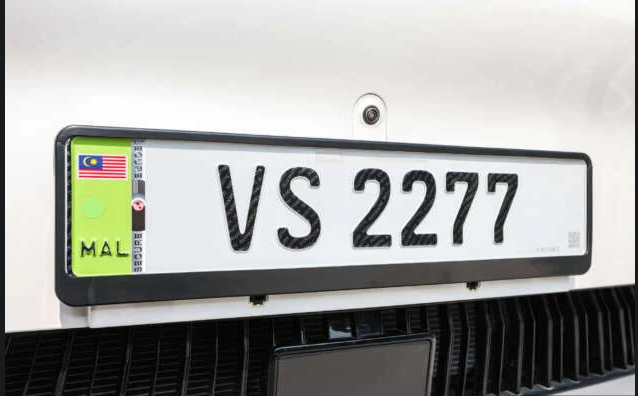
#> input picture data/sample/car.jpg, 638 x 396 px
$ python morphology.py
#> lines starting #> are read from the running program, lines starting #| are printed output that depends on the picture; after the words box and inside, x2 and y2 are one past the last pixel; in counts of white or black regions, pixels touching at a corner belong together
### src/preprocess.py
import cv2
import numpy as np

# loading the image
def preprocess_image(image_path):
    """
    Initial cleaning phase.
    We convert to Grayscale and use a Bilateral Filter.
    Saif chose Bilateral because it removes noise but keeps
    the edges of the letters sharp (unlike Gaussian blur which smudges them).
    """
#> called with image_path = '../data/sample/car.jpg'
    # removed color information and kept only intensity which is dark vs light
    # license plates are defined by contrast not colors
    # text is dark and plate is bright

    image = cv2.imread(image_path)
#> image is the input picture: shape (396, 638, 3); mean B, G, R 161.2, 164.8, 163.9
    if image is None:
        raise ValueError("Could not load image")

    gray = cv2.cvtColor(image, cv2.COLOR_BGR2GRAY)
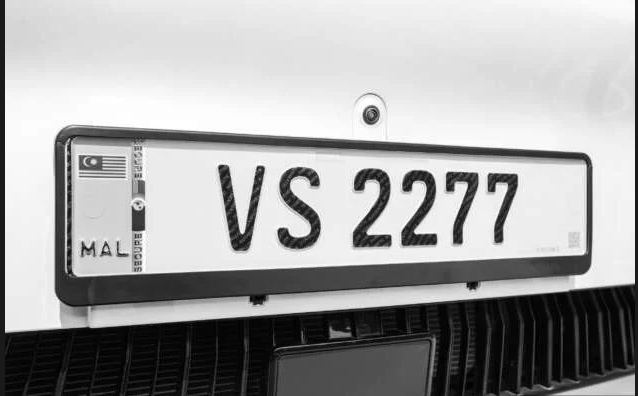
#> gray: shape (396, 638); min 0, max 255, mean 164.1
    denoised = cv2.medianBlur(gray, 5)

    return image, gray, denoised


# [23 lines that do not run on import are left out]

# [11 lines of commented-out code are left out]

### src/segmentation.py
import cv2
import numpy as np
from preprocess import preprocess_image


def segment_image(image_path):
    # Kaung bro we need to apply segmentation here adaptive thresholding
    # you can find it on YouTube as well as the lecture vids how to apply
    # bro i turned the image into pure black and white
    # white text and pixels are the one we care about which is the text and plate edges
    # turn the background to black - looks like a photocopy lol

    # because in the image lighting sometimes is uneven, a global threshold might fail.
    # Adaptive threshold adjusts locally so it works even in shadows.
    """
    Perform adaptive thresholding using Gaussian weights to handle lighting issues.
    """

    _, _, denoised = preprocess_image(image_path)

    # Saif used Gaussian Thresholding here because it's smoother than simple mean.
    # We used THRESH_BINARY_INV so the text becomes white (easier for contours).
    binary = cv2.adaptiveThreshold(
        denoised,
        255,
        cv2.ADAPTIVE_THRESH_GAUSSIAN_C,
        cv2.THRESH_BINARY_INV,
        31,
        5
    )
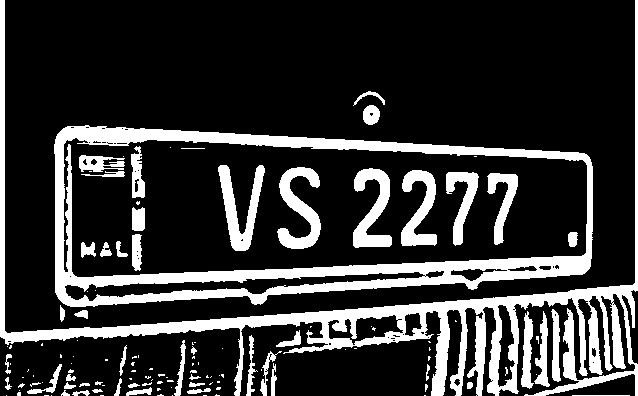
#> binary: shape (396, 638); 20.5% white; 129 white regions (76 under 20 px), largest, box (x1, y1, x2, y2) and area: (0, 0, 638, 396) 18549, (54, 125, 593, 307) 18015, (277, 167, 321, 249) 1686

    return denoised, binary


# [18 lines that do not run on import are left out]

# [10 lines of commented-out code are left out]

### src/morphology.py
import cv2
import numpy as np
from segmentation import segment_image

# Small decorative elements such as country labels were intentionally removed during morphological
# processing to avoid interfering with plate detection.
# State identification is performed later using rule-based logic after isolating the plate region.


def apply_morphology(image_path):
    """
    Saif set this up to clean up the binary image.
    We used Opening to kill the small white noise (salt)
    and Closing to fill the holes in the plate/letters.
    """

    _, binary = segment_image(image_path)

    # We used a 5x5 rectangle kernel - standard stuff from the lectures.
    kernel = cv2.getStructuringElement(cv2.MORPH_RECT, (5, 5))

    # Opening: remove small noise (erosion then dilation)
    opened = cv2.morphologyEx(binary, cv2.MORPH_OPEN, kernel)
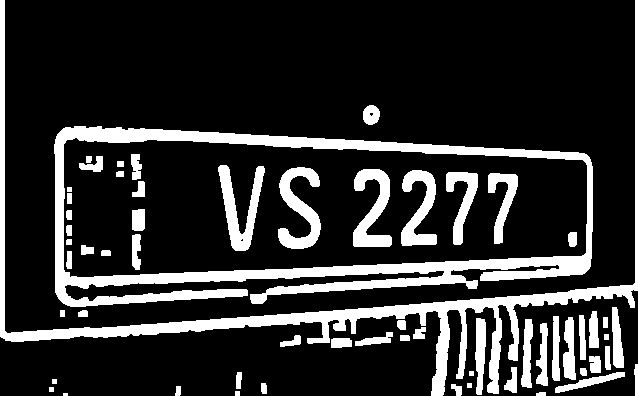
#> opened: shape (396, 638); 18.2% white; 61 white regions (1 under 20 px), largest, box (x1, y1, x2, y2) and area: (54, 126, 593, 307) 17044, (0, 0, 638, 396) 12179, (278, 167, 321, 249) 1682

    # Closing: fill gaps and connect regions (dilation then erosion)
    # This makes the plate look like one solid block for easier detection.
    closed = cv2.morphologyEx(opened, cv2.MORPH_CLOSE, kernel)
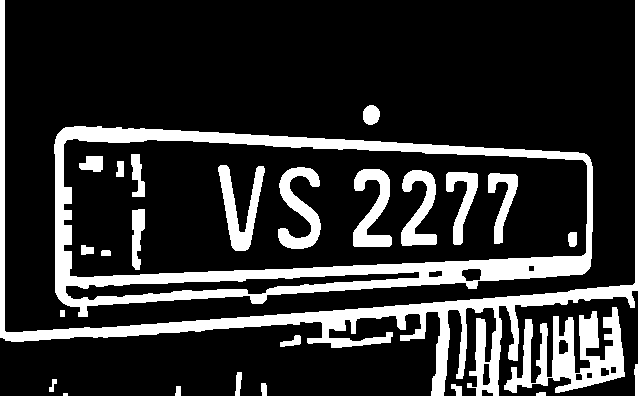
#> closed: shape (396, 638); 18.8% white; 27 white regions (1 under 20 px), largest, box (x1, y1, x2, y2) and area: (54, 126, 593, 317) 17997, (0, 0, 638, 396) 13919, (504, 307, 625, 393) 4839

    return binary, opened, closed

# shows matplot results this one
if __name__ == "__main__":
    import matplotlib.pyplot as plt

    binary, opened, closed = apply_morphology("../data/sample/car.jpg")

    plt.figure(figsize=(12,4))

    plt.subplot(1,3,1)
    plt.imshow(binary, cmap="gray")
    plt.title("Binary")
    plt.axis("off")

    plt.subplot(1,3,2)
    plt.imshow(opened, cmap="gray")
    plt.title("After Opening")
    plt.axis("off")

    plt.subplot(1,3,3)
    plt.imshow(closed, cmap="gray")
    plt.title("After Closing")
    plt.axis("off")

    plt.show()

# [11 lines of commented-out code are left out]
